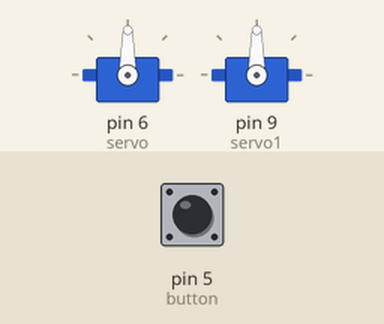
A sketch run on a simulated Arduino Uno, built with avr-gcc and run on an emulated ATmega328P. Parts: 2 × servo. The inputs (shaded band) are chosen by the test bench; at power-on: pin 5 (button) HIGH.

Above: at 1.8 s.
1.9 s: pin 5 (button) pulled LOW for 3.2 s
At 5.7 s:
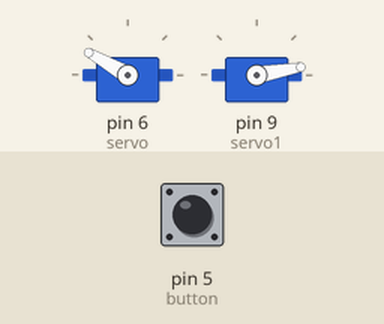
6.6 s: pin 5 (button) pulled LOW for 0.6 s
At 8.4 s:
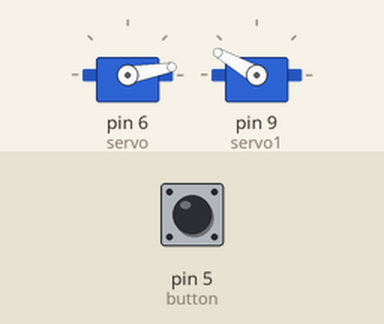
Timing chart, 0 to 9.9 s (numbered marks = the images above; inputs shaded):
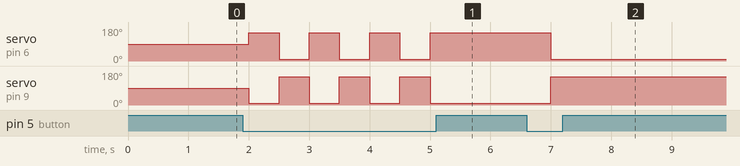

Measured:
- after the input at 1.9 s, servo on pin 6 (servo): alternates 150° for 0.50 s and 10° for 0.50 s, 7 changes in all, then stays 150°, starting after 0.10 s; servo on pin 9 (servo1): alternates 150° for 0.50 s and 10° for 0.50 s, 7 changes in all, then stays 10°, starting after 0.10 s
- after the input at 6.6 s, servo on pin 6 (servo): 150° → 10° after 0.40 s; servo on pin 9 (servo1): 10° → 150° after 0.40 s

The sketch:

OFFICIALIRONMANHELMETCODE.ino
```cpp
#include <Servo.h>
int button = 5; //button pin, connect to ground to move servo
int press = 0;
Servo servo;
Servo servo1;
boolean toggle = true;

void setup()
{
  pinMode(button, INPUT); //arduino monitor pin state
  servo.attach(6); //pin for servo control signal
  servo1.attach(9); //pin for servo control signal
  digitalWrite(5, HIGH); //enable pullups to make pin high
}

void loop()
{
  press = digitalRead(button);
  if (press == LOW)
  {
    if(toggle)
    {

      servo.write(150);
      servo1.write(10);
      toggle = !toggle;
    }
    else
    {
      servo.write(10);
      servo1.write(150);
      toggle = !toggle;
    }
  }
  delay(500);  //delay for debounce
}
```
